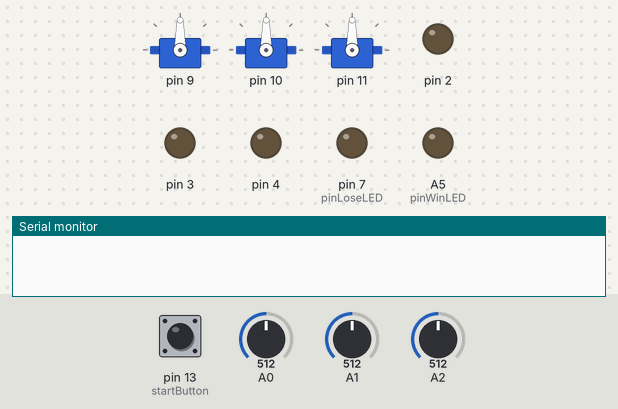
Simulated run of this sketch. Board: Arduino Uno, built with avr-gcc and run on an emulated ATmega328P. On the bench: 3 × servo, output pins drawn as LEDs (lit = HIGH), the last lines printed to the serial monitor. Dashed ring = blinking. The inputs (shaded band) are chosen by the test bench; at power-on: pin 13 (startButton) LOW, A0 = 512, A1 = 512, A2 = 512. Random numbers use the default seed unless the sketch sets one.

Above: at 1.2 s.
1.3 s: pin 13 (startButton) pulled HIGH for 0.15 s
At 1.6 s:
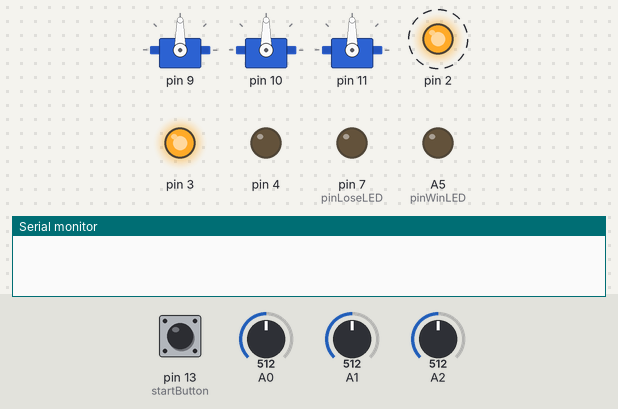
4.4 s: pin 13 (startButton) pulled HIGH for 1 s
At 5.5 s:
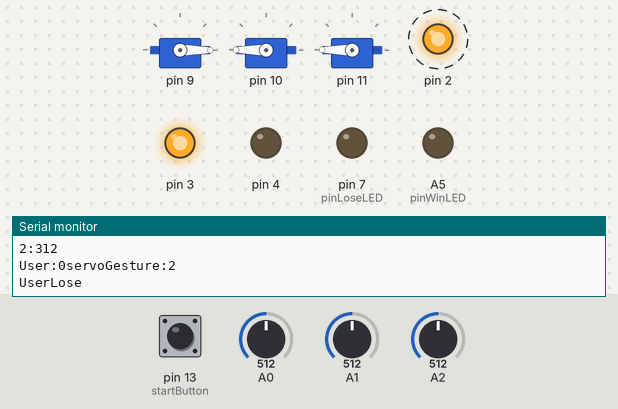
8.4 s: pin 13 (startButton) pulled HIGH for 0.15 s
At 9.2 s:
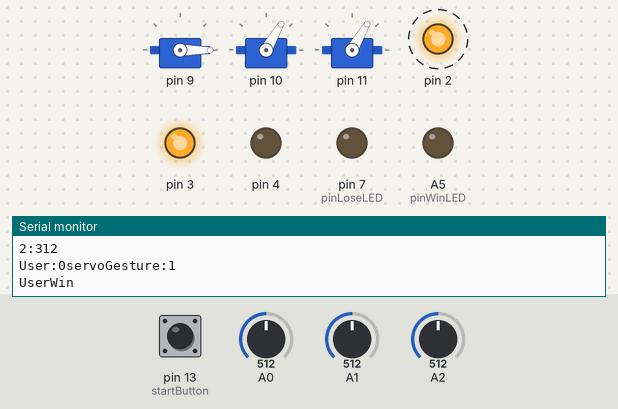
11.5 s: A0 set to 254
13.4 s: A0 set to 231
14.9 s: pin 13 (startButton) pulled HIGH for 3.2 s
At 19.0 s:
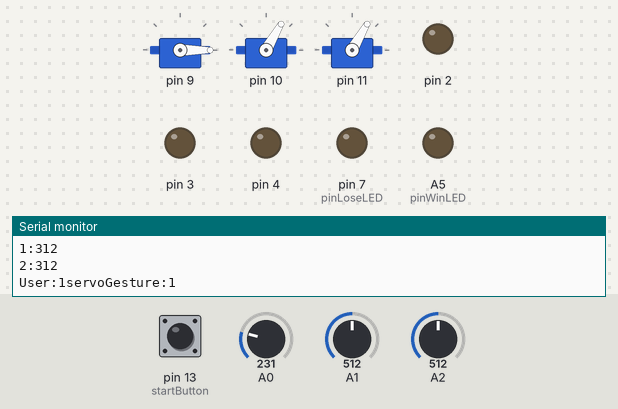
Timing chart, 0 to 20.5 s (numbered marks = the images above; inputs shaded):
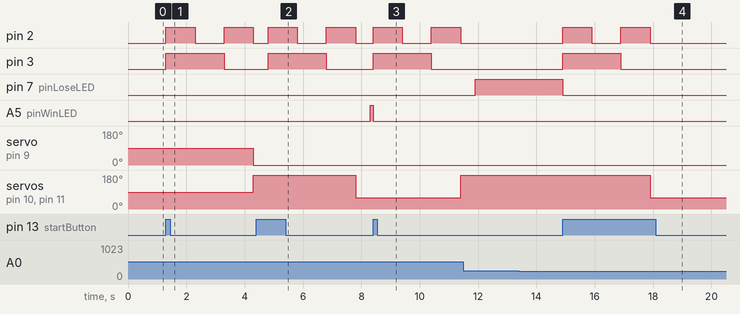

The sketch:

RPSRobot_20200330_0.ino
```cpp
//Project RPSRobot 20200401_0
//================
//Apr 7 2020 T.I. Added Win/Lose LED, SegdDisplay driver,Integration Test
//Apr 2 2020 T.I. Added countdown, randomgesture, score rules
//Apr 1 2020 T.I. created this file


#include <Servo.h>

#define ZEROPOSITION 540  //micro seconds, 0 degree
#define ENDPOSITION 2500  //micro seconds, 180 degree

#define CONUNTDOWNSECS 3

#define ADC_0_DEGREE 208
#define ADC_180_DEGREE 312
#define DEGREE_PER_ADC 1.7

#define NUMBER_OF_FINGER 3
#define NUMBER_OF_GESTURE 3

enum GESTUREENUM {
    ROCK_GES,
    SCISSORS_GES,
    PAPER_GES
};


Servo servo_n[NUMBER_OF_FINGER];
int servo_nDIR[NUMBER_OF_FINGER]={0,1,1};
//servo0 0~120
//servo1 (180-0)~(180-120)


int ADCVal[NUMBER_OF_FINGER] = {0,0,0} ;
int ADCVal_Cli[NUMBER_OF_FINGER]={0,-75,-66};
float servoDegree[NUMBER_OF_FINGER]={0,0,0};


int GestureDgree[NUMBER_OF_GESTURE][NUMBER_OF_FINGER];

//0: User lose, 1:Tight, 2:User Win
int matchScore[NUMBER_OF_GESTURE][NUMBER_OF_GESTURE]={{1,2,0},
                                                      {0,1,2},
                                                      {2,1,1}};
int startButton=13;
int pinLoseLED=7;
int pinWinLED=A5;


void setup() {


    DDRD = B00000001;
    pinMode(2, OUTPUT);
    pinMode(3, OUTPUT);
    pinMode(4, OUTPUT);
  // put your setup code here, to run once:

    Serial.setTimeout(50);
    Serial.begin(9600);
    servo_n[0].attach(9, ZEROPOSITION, ENDPOSITION);
    servo_n[1].attach(10, ZEROPOSITION, ENDPOSITION);
    servo_n[2].attach(11, ZEROPOSITION, ENDPOSITION);


    pinMode(startButton, INPUT);
    randomSeed(analogRead(A4));

    pinMode(pinLoseLED, OUTPUT);
    pinMode(pinWinLED, OUTPUT);


}

void loop() {

  // put your main code here, to run repeatedly:

  int i = 0;
  int servoGesture;
  int userGesture;
  int matchResult=0;
  int startButtonST=0;


  do
  {
    startButtonST = digitalRead(startButton);
  }while(0==startButtonST);

  digitalWrite(pinWinLED,LOW);
  digitalWrite(pinLoseLED,LOW);

  for(i=CONUNTDOWNSECS;i>=0;i--)
  {
      SevenSEG(i);

      if(0!=i)
      {
        delay(1000);
      }
  }


  servoGesture = random(0,3);
  setMotorGesture(servoGesture);


  for(i=0;i<NUMBER_OF_FINGER;i++)
  {
 //     Serial.print(servoGesture);
 //     Serial.print("\n");
      if(1==servo_nDIR[i])
      {
         servo_n[i].write(180-(int)servoDegree[i]);
      }
      else
      {
         servo_n[i].write((int)servoDegree[i]);
      }


  }

  delay(500);


  ADCVal[0]=analogRead(A0);
  ADCVal[1]=analogRead(A1);
  ADCVal[2]=analogRead(A2);

  for(i=0;i<NUMBER_OF_FINGER;i++)
  {

      ADCVal[i]=ADCVal[i]+ADCVal_Cli[i];

      if(ADC_0_DEGREE>ADCVal[i])
      {
        ADCVal[i] = ADC_0_DEGREE;
      }
      else if(ADC_180_DEGREE<ADCVal[i])
      {
        ADCVal[i]  = ADC_180_DEGREE;
      }
  }

  userGesture=gestureRecognize(ADCVal);


  matchResult=matchScore[userGesture][servoGesture];


  Serial.print("User:");
  Serial.print(userGesture);
  Serial.print("servoGesture:");
  Serial.print(servoGesture);
   Serial.print("\n");
  switch(matchResult)
  {
    case 0:
    {
      digitalWrite(pinWinLED,LOW);
      digitalWrite(pinLoseLED,HIGH);
      Serial.print("UserLose");
      Serial.print("\n");
    }
    break;
    case 1:
    {

    }
    break;
    case 2:
    {
      digitalWrite(pinWinLED,HIGH);
      digitalWrite(pinLoseLED,LOW);
      Serial.print("UserWin");
      Serial.print("\n");
    }
    break;
  }


}


int gestureRecognize(int *pFingerADC)
{
  int rt=0;

  Serial.print("0:");
  Serial.print(pFingerADC[0]);
  Serial.print("\n");
  Serial.print("1:");
  Serial.print(pFingerADC[1]);
  Serial.print("\n");
  Serial.print("2:");
  Serial.print(pFingerADC[2]);
  Serial.print("\n");

  if(240<pFingerADC[0])
  {
    rt=ROCK_GES;
  }
  else if((211>pFingerADC[0])&&(211>pFingerADC[1])&&(211>pFingerADC[2]))
  {
    rt=PAPER_GES;
  }
  else
  {
    rt=SCISSORS_GES;
  }
  return rt;
}


void setMotorGesture(int gesture_number)
{

  switch(gesture_number)
  {
    case ROCK_GES:
    {
      servoDegree[0]=120;
      servoDegree[1]=120;
      servoDegree[2]=120;

    }break;
    case SCISSORS_GES:
    {
      servoDegree[0]=0;
      servoDegree[1]=120;
      servoDegree[2]=120;
    }break;
    case PAPER_GES:
    {
      servoDegree[0]=0;
      servoDegree[1]=0;
      servoDegree[2]=0;
    }break;
  }
}


//-1: disable
void SevenSEG(byte DECNumber)
{
  byte numberShift;
  numberShift=PORTD&B11100011;
  numberShift=numberShift|(DECNumber<<2);
  PORTD=numberShift;
}
```

Measured:
- after the input at 1.3 s, pin 2: alternates HIGH for 1.0 s and LOW for 1.0 s, starting at once; pin 3: LOW → HIGH at once, → LOW 2.0 s later; servo on pin 9: 90° → 0° after 3.0 s; servo on pin 10, servo on pin 11: 90° → 180° after 3.0 s
- after the input at 4.4 s, pin 2: alternates HIGH for 1.0 s and LOW for 1.0 s, starting after 0.40 s; pin 3: LOW → HIGH after 0.40 s, → LOW 2.0 s later; A5 (pinWinLED): LOW → HIGH after 3.9 s; servo on pin 10, servo on pin 11: 180° → 60° after 3.4 s
- after the input at 8.4 s, pin 2: alternates HIGH for 1.0 s and LOW for 1.0 s, starting at once; pin 3: LOW → HIGH at once, → LOW 2.0 s later; A5 (pinWinLED): HIGH → LOW at once; servo on pin 10, servo on pin 11: 60° → 180° after 3.0 s
- after the input at 13.4 s, every drawn part: stays the same
- after the input at 14.9 s, pin 2: alternates HIGH for 1.0 s and LOW for 1.0 s, 4 changes in all, then stays LOW, starting at once; pin 3: LOW → HIGH at once, → LOW 2.0 s later; pin 7 (pinLoseLED): HIGH → LOW at once; servo on pin 10, servo on pin 11: 180° → 60° after 3.0 s
